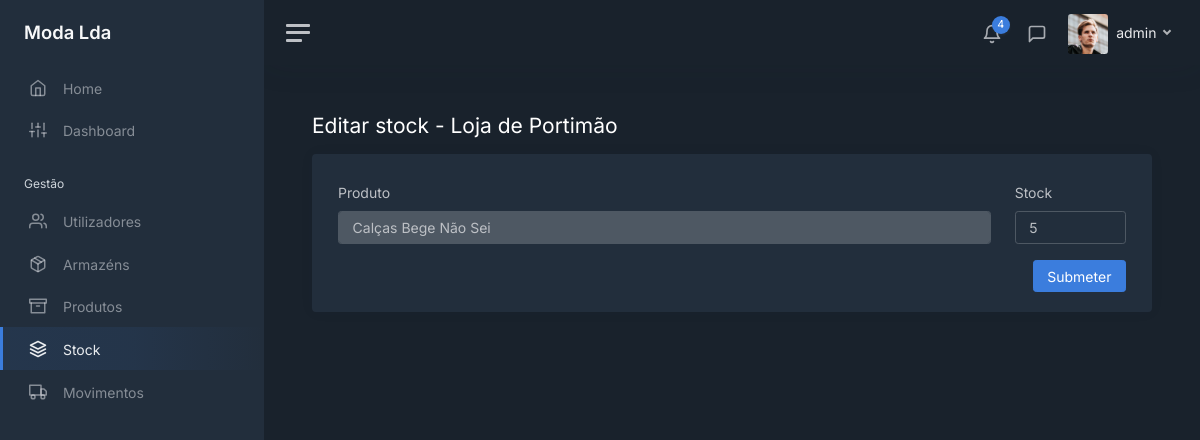
Page /stock/2/products/1 (signed in) on the earlier database version.
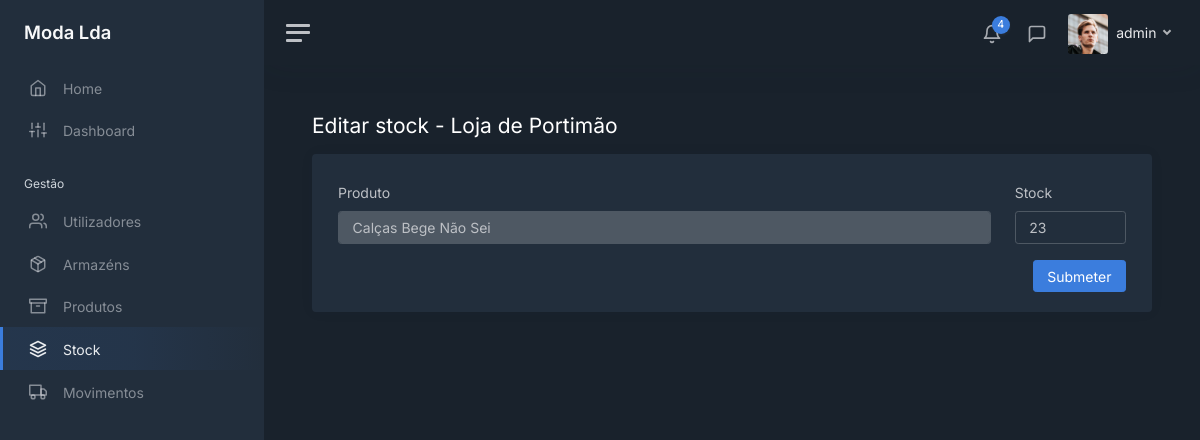
Same page on the later database version.
### modules/main/models.py (models this page shows, shortened)
class Product_Warehouse(db.Model):
    __tablename__ = 'products_warehouses'
    __table_args__ = {'extend_existing': True}
    product_id = db.Column(db.Integer, ForeignKey(Product.id), primary_key=True)
    warehouse_id = db.Column(db.Integer, ForeignKey(Warehouse.id), primary_key=True)
    quantity = db.Column(db.Integer)
    product = relationship('Product', foreign_keys='Product_Warehouse.product_id')
    warehouse = relationship('Warehouse', foreign_keys='Product_Warehouse.warehouse_id')

### modules/main/views.py (the view)
@bp.route('/stock/<int:warehouse_id>/products/<int:product_id>', methods=['GET'])
@login_required
def view_stock_warehouse_product(warehouse_id, product_id):
    warehouse = Warehouse.query.filter_by(id=warehouse_id).first_or_404()
    Product.query.filter_by(id=product_id).first_or_404()
    query = text('''
         SELECT
            products.id as id,
            products.name AS name,
            products_warehouses.quantity AS quantity
        FROM
            products
        LEFT JOIN
            products_warehouses ON products_warehouses.product_id = products.id AND products_warehouses.warehouse_id = :warehouse_id
        LEFT JOIN
            warehouses ON warehouses.id = products_warehouses.warehouse_id
        WHERE products.id = :product_id
    ''')
    result = db.session.execute(query, {'warehouse_id': warehouse_id, 'product_id': product_id}).one()
    return render_template('stock/stock_edit.html', user=current_user, tab="stock",
                           warehouse=warehouse, product=result)

### modules/login/models.py (called while the page is built)
@login_manager.user_loader
def load_user(user_id):
    return User.query.get(int(user_id))

### modules/main/templates/stock/stock_edit.html (shortened to what this page needs)
<!DOCTYPE html>
<html lang="en">
<head>
    <link href="/static/css/dashboard.css" rel="stylesheet">
    <link href="https://cdn.datatables.net/1.13.7/css/dataTables.bootstrap5.min.css" rel="stylesheet">
</head>
{% extends 'sidebar.html' %}
{% block content %}
    <div class="row">
        <div class="col float-start">
            <h1 class="h3 mb-3">Editar stock - {{ warehouse.name }}
            </h1>
        </div>
    </div>
    <div class="card">
        <div class="card-body">
            <div class="container-fluid">
                <form method="post" action="">
                    <div class="row">
                        <div class="col-8 col-md-10 mt-2">
                            <label for="product" class="form-label">Produto</label>
                            <input class="form-control" id="product" value="{{ product.name }}" disabled="disabled">
                        </div>
                        <div class="col-4 col-md-2 mt-2">
                            <label for="stock" class="form-label">Stock</label>
                            <input class="form-control" id="stock" name="stock" value="{% if product.quantity is none %}0{% else %}{{ product.quantity }}{% endif %}">
                        </div>
                    </div>
                    <div class="row mt-3">
                        <div class="col">
                            <button type="submit" class="btn btn-primary float-end">Submeter</button>
                        </div>
                    </div>
                </form>
            </div>
        </div>
{% endblock %}

Differences in the rows shown:
changed Product_Warehouse: stock "5" → "23"
